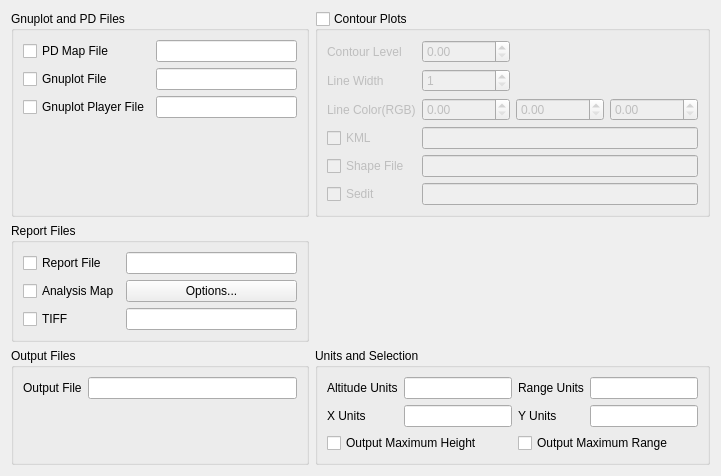
<?xml version="1.0" encoding="UTF-8"?>
<ui version="4.0">
 <class>OutputFilesWidget</class>
 <widget class="QWidget" name="OutputFilesWidget">
  <property name="geometry">
   <rect>
    <x>0</x>
    <y>0</y>
    <width>721</width>
    <height>415</height>
   </rect>
  </property>
  <property name="windowTitle">
   <string>Form</string>
  </property>
  <layout class="QGridLayout" name="gridLayout_2">
   <item row="3" column="0">
    <spacer name="verticalSpacer">
     <property name="orientation">
      <enum>Qt::Vertical</enum>
     </property>
     <property name="sizeHint" stdset="0">
      <size>
       <width>20</width>
       <height>40</height>
      </size>
     </property>
    </spacer>
   </item>
   <item row="3" column="1">
    <spacer name="verticalSpacer_2">
     <property name="orientation">
      <enum>Qt::Vertical</enum>
     </property>
     <property name="sizeHint" stdset="0">
      <size>
       <width>20</width>
       <height>40</height>
      </size>
     </property>
    </spacer>
   </item>
   <item row="2" column="0">
    <widget class="QGroupBox" name="mOutputFilesGroupBox">
     <property name="sizePolicy">
      <sizepolicy hsizetype="Minimum" vsizetype="Expanding">
       <horstretch>0</horstretch>
       <verstretch>0</verstretch>
      </sizepolicy>
     </property>
     <property name="styleSheet">
      <string notr="true"/>
     </property>
     <property name="title">
      <string>Output Files</string>
     </property>
     <property name="flat">
      <bool>false</bool>
     </property>
     <layout class="QGridLayout" name="gridLayout">
      <item row="0" column="1">
       <widget class="QLineEdit" name="mOutputFileLineEdit"/>
      </item>
      <item row="0" column="0">
       <widget class="QLabel" name="mOutputFileCheckBox">
        <property name="text">
         <string>Output File</string>
        </property>
       </widget>
      </item>
      <item row="2" column="1">
       <spacer name="verticalSpacer_3">
        <property name="orientation">
         <enum>Qt::Vertical</enum>
        </property>
        <property name="sizeHint" stdset="0">
         <size>
          <width>20</width>
          <height>40</height>
         </size>
        </property>
       </spacer>
      </item>
     </layout>
    </widget>
   </item>
   <item row="1" column="0">
    <widget class="QGroupBox" name="mReportFilesGroupBox">
     <property name="sizePolicy">
      <sizepolicy hsizetype="Minimum" vsizetype="Expanding">
       <horstretch>0</horstretch>
       <verstretch>0</verstretch>
      </sizepolicy>
     </property>
     <property name="styleSheet">
      <string notr="true"/>
     </property>
     <property name="title">
      <string>Report Files</string>
     </property>
     <property name="flat">
      <bool>false</bool>
     </property>
     <layout class="QGridLayout" name="gridLayout_4">
      <item row="0" column="0">
       <widget class="QCheckBox" name="mReportFileCheckBox">
        <property name="focusPolicy">
         <enum>Qt::ClickFocus</enum>
        </property>
        <property name="text">
         <string>Report File</string>
        </property>
       </widget>
      </item>
      <item row="1" column="0">
       <widget class="QCheckBox" name="mAnalysisMapCheckBox">
        <property name="focusPolicy">
         <enum>Qt::ClickFocus</enum>
        </property>
        <property name="text">
         <string>Analysis Map</string>
        </property>
       </widget>
      </item>
	  <item row="2" column="0">
       <widget class="QCheckBox" name="mTiffCheckBox">
        <property name="focusPolicy">
         <enum>Qt::ClickFocus</enum>
        </property>
        <property name="text">
         <string>TIFF</string>
        </property>
       </widget>
      </item>
      <item row="0" column="1">
       <widget class="QLineEdit" name="mReportFileLineEdit"/>
      </item>
      <item row="1" column="1">
       <widget class="QPushButton" name="mOptionsButton">
        <property name="text">
         <string>Options...</string>
        </property>
       </widget>
      </item>
      <item row="2" column="1">
       <widget class="QLineEdit" name="mTiffLineEdit"/>
      </item>
      <item row="3" column="1">
       <spacer name="verticalSpacer_7">
        <property name="orientation">
         <enum>Qt::Vertical</enum>
        </property>
        <property name="sizeHint" stdset="0">
         <size>
          <width>20</width>
          <height>40</height>
         </size>
        </property>
       </spacer>
      </item>
     </layout>
    </widget>
   </item>
   <item row="0" column="1">
    <widget class="QGroupBox" name="mContourLevelGroupBox">
     <property name="sizePolicy">
      <sizepolicy hsizetype="Minimum" vsizetype="Expanding">
       <horstretch>0</horstretch>
       <verstretch>0</verstretch>
      </sizepolicy>
     </property>
     <property name="focusPolicy">
      <enum>Qt::ClickFocus</enum>
     </property>
     <property name="styleSheet">
      <string notr="true"/>
     </property>
     <property name="title">
      <string>Contour Plots</string>
     </property>
     <property name="flat">
      <bool>false</bool>
     </property>
     <property name="checkable">
      <bool>true</bool>
     </property>
     <property name="checked">
      <bool>false</bool>
     </property>
     <layout class="QGridLayout" name="gridLayout_5">
      <item row="0" column="0">
       <widget class="QLabel" name="mContourLevelLabel">
        <property name="text">
         <string>Contour Level</string>
        </property>
       </widget>
      </item>
      <item row="3" column="0">
       <widget class="QCheckBox" name="mKMLCheckBox">
        <property name="focusPolicy">
         <enum>Qt::ClickFocus</enum>
        </property>
        <property name="text">
         <string>KML</string>
        </property>
       </widget>
      </item>
      <item row="4" column="0">
       <widget class="QCheckBox" name="mShapefileCheckBox">
        <property name="focusPolicy">
         <enum>Qt::ClickFocus</enum>
        </property>
        <property name="text">
         <string>Shape File</string>
        </property>
       </widget>
      </item>
      <item row="2" column="2">
       <widget class="QDoubleSpinBox" name="mGreenSpinBox">
        <property name="maximum">
         <double>1.000000000000000</double>
        </property>
        <property name="singleStep">
         <double>0.100000000000000</double>
        </property>
       </widget>
      </item>
      <item row="1" column="0">
       <widget class="QLabel" name="mLineWidthLabel">
        <property name="text">
         <string>Line Width</string>
        </property>
       </widget>
      </item>
      <item row="2" column="3">
       <widget class="QDoubleSpinBox" name="mBlueSpinBox">
        <property name="maximum">
         <double>1.000000000000000</double>
        </property>
        <property name="singleStep">
         <double>0.100000000000000</double>
        </property>
       </widget>
      </item>
      <item row="2" column="0">
       <widget class="QLabel" name="mLineColorRGBLabel">
        <property name="text">
         <string>Line Color(RGB)</string>
        </property>
       </widget>
      </item>
      <item row="0" column="1">
       <widget class="QDoubleSpinBox" name="mLevelSpinBox">
        <property name="maximum">
         <double>1.000000000000000</double>
        </property>
        <property name="singleStep">
         <double>0.100000000000000</double>
        </property>
       </widget>
      </item>
      <item row="1" column="1">
       <widget class="QSpinBox" name="mWidthSpinBox">
        <property name="minimum">
         <number>1</number>
        </property>
       </widget>
      </item>
      <item row="3" column="1" colspan="3">
       <widget class="QLineEdit" name="mKMLLineEdit"/>
      </item>
      <item row="2" column="1">
       <widget class="QDoubleSpinBox" name="mRedSpinBox">
        <property name="maximum">
         <double>1.000000000000000</double>
        </property>
        <property name="singleStep">
         <double>0.100000000000000</double>
        </property>
       </widget>
      </item>
      <item row="4" column="1" colspan="3">
       <widget class="QLineEdit" name="mShapefileLineEdit"/>
      </item>
      <item row="5" column="0">
       <widget class="QCheckBox" name="mSeditCheckBox">
        <property name="focusPolicy">
         <enum>Qt::ClickFocus</enum>
        </property>
        <property name="text">
         <string>Sedit</string>
        </property>
       </widget>
      </item>
      <item row="5" column="1" colspan="3">
       <widget class="QLineEdit" name="mSeditLineEdit"/>
      </item>
     </layout>
    </widget>
   </item>
   <item row="0" column="0">
    <widget class="QGroupBox" name="mPdGnuplotGroupBox">
     <property name="sizePolicy">
      <sizepolicy hsizetype="Minimum" vsizetype="Expanding">
       <horstretch>0</horstretch>
       <verstretch>0</verstretch>
      </sizepolicy>
     </property>
     <property name="styleSheet">
      <string notr="true"/>
     </property>
     <property name="title">
      <string>Gnuplot and PD Files</string>
     </property>
     <property name="flat">
      <bool>false</bool>
     </property>
     <layout class="QGridLayout" name="gridLayout_3">
      <item row="1" column="1">
       <widget class="QLineEdit" name="mGnuplotLineEdit"/>
      </item>
      <item row="0" column="0">
       <widget class="QCheckBox" name="mPdCheckBox">
        <property name="focusPolicy">
         <enum>Qt::ClickFocus</enum>
        </property>
        <property name="text">
         <string>PD Map File</string>
        </property>
       </widget>
      </item>
      <item row="0" column="1">
       <widget class="QLineEdit" name="mPdLineEdit"/>
      </item>
      <item row="2" column="0">
       <widget class="QCheckBox" name="mPlayerCheckBox">
        <property name="focusPolicy">
         <enum>Qt::ClickFocus</enum>
        </property>
        <property name="text">
         <string>Gnuplot Player File</string>
        </property>
       </widget>
      </item>
      <item row="1" column="0">
       <widget class="QCheckBox" name="mGnuplotCheckBox">
        <property name="focusPolicy">
         <enum>Qt::ClickFocus</enum>
        </property>
        <property name="text">
         <string>Gnuplot File</string>
        </property>
       </widget>
      </item>
      <item row="2" column="1">
       <widget class="QLineEdit" name="mPlayerLineEdit"/>
      </item>
      <item row="3" column="0">
       <spacer name="verticalSpacer_6">
        <property name="orientation">
         <enum>Qt::Vertical</enum>
        </property>
        <property name="sizeHint" stdset="0">
         <size>
          <width>20</width>
          <height>40</height>
         </size>
        </property>
       </spacer>
      </item>
     </layout>
    </widget>
   </item>
   <item row="2" column="1">
    <widget class="QGroupBox" name="mUnitsSelectionGroupBox">
     <property name="sizePolicy">
      <sizepolicy hsizetype="Minimum" vsizetype="Expanding">
       <horstretch>0</horstretch>
       <verstretch>0</verstretch>
      </sizepolicy>
     </property>
     <property name="styleSheet">
      <string notr="true"/>
     </property>
     <property name="title">
      <string>Units and Selection</string>
     </property>
     <property name="flat">
      <bool>false</bool>
     </property>
     <property name="checkable">
      <bool>false</bool>
     </property>
     <layout class="QGridLayout" name="gridLayout_6">
      <item row="0" column="0">
       <widget class="QLabel" name="mAltitudeUnitsLabel">
        <property name="focusPolicy">
         <enum>Qt::ClickFocus</enum>
        </property>
        <property name="text">
         <string>Altitude Units</string>
        </property>
       </widget>
      </item>
      <item row="1" column="0">
       <widget class="QLabel" name="mX_UnitsLabel">
        <property name="focusPolicy">
         <enum>Qt::ClickFocus</enum>
        </property>
        <property name="text">
         <string>X Units</string>
        </property>
       </widget>
      </item>
      <item row="0" column="2">
       <widget class="QLabel" name="mRangeUnitsLabel">
        <property name="focusPolicy">
         <enum>Qt::ClickFocus</enum>
        </property>
        <property name="text">
         <string>Range Units</string>
        </property>
       </widget>
      </item>
      <item row="0" column="3">
       <widget class="QLineEdit" name="mRangeUnitsLineEdit"/>
      </item>
      <item row="1" column="2">
       <widget class="QLabel" name="mY_UnitsLabel">
        <property name="focusPolicy">
         <enum>Qt::ClickFocus</enum>
        </property>
        <property name="text">
         <string>Y Units</string>
        </property>
       </widget>
      </item>
      <item row="1" column="3">
       <widget class="QLineEdit" name="mY_UnitsLineEdit"/>
      </item>
      <item row="1" column="1">
       <widget class="QLineEdit" name="mX_UnitsLineEdit"/>
      </item>
      <item row="2" column="2" colspan="2">
       <widget class="QCheckBox" name="mOutputMaxRange">
        <property name="focusPolicy">
         <enum>Qt::ClickFocus</enum>
        </property>
        <property name="text">
         <string>Output Maximum Range</string>
        </property>
       </widget>
      </item>
      <item row="2" column="0" colspan="2">
       <widget class="QCheckBox" name="mOutputMaxHeight">
        <property name="focusPolicy">
         <enum>Qt::ClickFocus</enum>
        </property>
        <property name="text">
         <string>Output Maximum Height</string>
        </property>
       </widget>
      </item>
      <item row="0" column="1">
       <widget class="QLineEdit" name="mAltitudeUnitsLineEdit"/>
      </item>
      <item row="3" column="2">
       <spacer name="verticalSpacer_4">
        <property name="orientation">
         <enum>Qt::Vertical</enum>
        </property>
        <property name="sizeHint" stdset="0">
         <size>
          <width>20</width>
          <height>40</height>
         </size>
        </property>
       </spacer>
      </item>
      <item row="3" column="0">
       <spacer name="verticalSpacer_5">
        <property name="orientation">
         <enum>Qt::Vertical</enum>
        </property>
        <property name="sizeHint" stdset="0">
         <size>
          <width>20</width>
          <height>40</height>
         </size>
        </property>
       </spacer>
      </item>
     </layout>
    </widget>
   </item>
  </layout>
 </widget>
 <tabstops>
  <tabstop>mPdLineEdit</tabstop>
  <tabstop>mGnuplotLineEdit</tabstop>
  <tabstop>mPlayerLineEdit</tabstop>
  <tabstop>mReportFileLineEdit</tabstop>
  <tabstop>mOptionsButton</tabstop>
  <tabstop>mOutputFileLineEdit</tabstop>
  <tabstop>mLevelSpinBox</tabstop>
  <tabstop>mWidthSpinBox</tabstop>
  <tabstop>mRedSpinBox</tabstop>
  <tabstop>mGreenSpinBox</tabstop>
  <tabstop>mBlueSpinBox</tabstop>
  <tabstop>mKMLLineEdit</tabstop>
  <tabstop>mShapefileLineEdit</tabstop>
  <tabstop>mSeditLineEdit</tabstop>
  <tabstop>mAltitudeUnitsLineEdit</tabstop>
  <tabstop>mRangeUnitsLineEdit</tabstop>
  <tabstop>mX_UnitsLineEdit</tabstop>
  <tabstop>mY_UnitsLineEdit</tabstop>
 </tabstops>
 <resources/>
 <connections/>
</ui>
